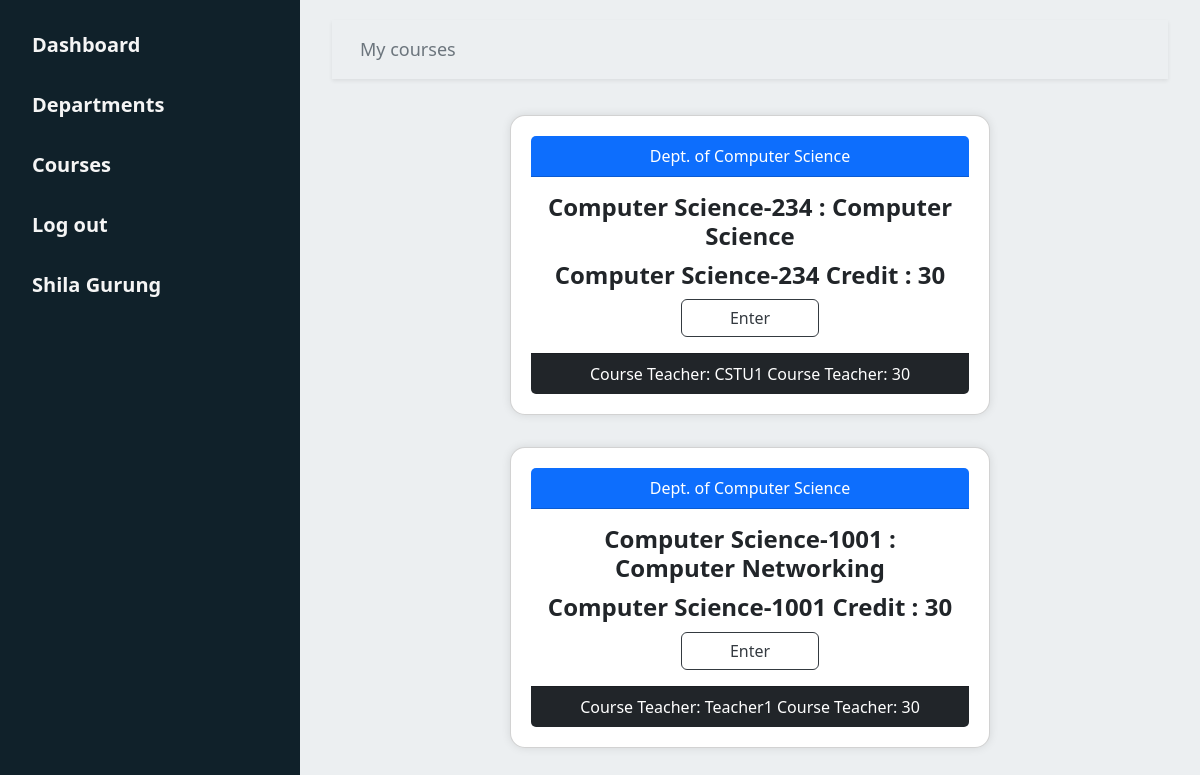
The page /my/ (signed in) on the database its author committed.
### main/models.py (models this page shows, shortened)
class Student(models.Model):
    student_id = models.IntegerField(primary_key=True)
    name = models.CharField(max_length=100, null=False)
    email = models.EmailField(max_length=100, null=True, blank=True)
    password = models.CharField(max_length=255, null=False)
    role = models.CharField(
        default="Student", max_length=100, null=False, blank=True)
    course = models.ManyToManyField(
        'Course', related_name='students', blank=True)
    photo = models.ImageField(upload_to='profile_pics', blank=True,
                              null=False, default='profile_pics/default_student.png')
    department = models.ForeignKey(
        'Department', on_delete=models.CASCADE, null=False, blank=False, related_name='students')
    class Meta:
        verbose_name_plural = 'Students'

class Course(models.Model):
    code = models.IntegerField(primary_key=True)
    name = models.CharField(max_length=255, null=False, unique=True)
    department = models.ForeignKey(
        Department, on_delete=models.CASCADE, null=False, related_name='courses')
    faculty = models.ForeignKey(
        Faculty, on_delete=models.SET_NULL, null=True, blank=True)
    studentKey = models.IntegerField(null=False, unique=True)
    facultyKey = models.IntegerField(null=False, unique=True)
    credit = models.IntegerField(null=False,default=30,unique=False)
    class Meta:
        unique_together = ('code', 'department', 'name')
        verbose_name_plural = "Courses"

class Department(models.Model):
    department_id = models.IntegerField(primary_key=True)
    name = models.CharField(max_length=100, null=False)
    description = models.TextField(null=True, blank=True)
    class Meta:
        verbose_name_plural = 'Departments'
    def __str__(self):
        return self.name

class Faculty(models.Model):
    faculty_id = models.IntegerField(primary_key=True)
    name = models.CharField(max_length=100, null=False)
    email = models.EmailField(max_length=100, null=True, blank=True)
    password = models.CharField(max_length=255, null=False)
    department = models.ForeignKey(
        'Department', on_delete=models.CASCADE, null=False, related_name='faculty')
    role = models.CharField(
        default="Faculty", max_length=100, null=False, blank=True)
    photo = models.ImageField(upload_to='profile_pics', blank=True,
                              null=False, default='profile_pics/default_faculty.png')
    class Meta:
        verbose_name_plural = 'Faculty'

### main/views.py (the view)
# urls.py: path('my/', views.myCourses, name='myCourses'),
def myCourses(request):
    try:
        if request.session.get('student_id'):
            student = Student.objects.get(
                student_id=request.session['student_id'])
            courses = student.course.all()
            faculty = student.course.all().values_list('faculty_id', flat=True)
            context = {
                'courses': courses,
                'student': student,
                'faculty': faculty
            }
            return render(request, 'main/myCourses.html', context)
        else:
            return redirect('std_login')
    except:
        return render(request, 'error.html')

### main/templates/main/myCourses.html (shortened to what this page needs)
{% extends 'index.html' %}
{% block profile %}
{% url 'profile' student.student_id %}
{% endblock profile %}
{% block user %}
{{ student.name }}
{% endblock user %}
{% block allCourses %}
{% url 'courses' %}
{% endblock %}
{% block courses %}
{% url 'myCourses' %}
{% endblock %}
{% block content %}
<div>
    <div class="container">
        <div class="container shadow-sm">
            <nav aria-label="breadcrumb">
                <ol class="breadcrumb p-3">
                    <li class="breadcrumb-item active" aria-current="page">My courses</li>
                </ol>
            </nav>
        </div>
        {% if courses %}
        <div class="card_primary">
            {% for course in courses %}
            <div class="cd card text-center">
                <div class="card-header bg-primary">
                    Dept. of {{ course.department }}
                </div>
                <div class="card-body">
                    <h5 class="card-title">{{ course.department }}-{{ course.code }} : {{ course.name }}</h5>
                    <h5 class="card-title">{{ course.department }}-{{ course.code }}  Credit : {{ course.credit }}</h5>
                    <a href="{% url 'course' course.code %}" class="btn btn-outline-dark px-5">Enter</a>
                </div>
                <div class="card-footer bg-dark">
                    {% if course.faculty %}
                    Course Teacher: {{ course.faculty.name }}
                    Course Teacher: {{ course.credit }}
                    {% else %}
                    Teacher not assigned yet
                    {% endif %}
                </div>
            </div>
            {% endfor %}
        </div>
        {% else %}
        <div class="text-center fs-5 text-secondary">
            <p>You are not enrolled in any courses</p>
        </div>
        {% endif %}
    </div>
</div>
{% endblock %}

### templates/index.html (style rules this page uses)
.container { max-width: 1200px; margin: 0 auto; }
.card { background-color: #FFFFFF; border-radius: 10px; box-shadow: 0 0 10px rgba(0, 0, 0, 0.1); padding: 20px; margin-bottom: 20px; }
.card-title { font-size: 24px; font-weight: bold; margin-bottom: 10px; }
.card-body { font-size: 16px; line-height: 1.6; }
.btn { cursor: pointer; transition: background-color 0.3s, color 0.3s; }

### main/templates/main/myCourses.html (style rules this page uses)
.card_primary { display: flex; justify-content: center; flex-wrap: wrap; }
.cd { width: 30rem !important; margin: 1rem; border-radius: 15px; overflow: hidden; transition: transform 0.3s ease; }
.card-header, .card-footer { color: #fff; }
.breadcrumb { background-color: transparent; padding: 0; margin-bottom: 20px; font-size: 18px; border-radius: 5px; }
.btn-outline-dark { color: #343a40; border-color: #343a40; transition: all 0.3s ease; }

### rows shown on the page
Student: name "Shila Gurung"
Course: department "Computer Science", code "234", name "Computer Science", credit "30", faculty.name "CSTU1"
Course: department "Computer Science", code "1001", name "Computer Networking", credit "30", faculty.name "Teacher1"
